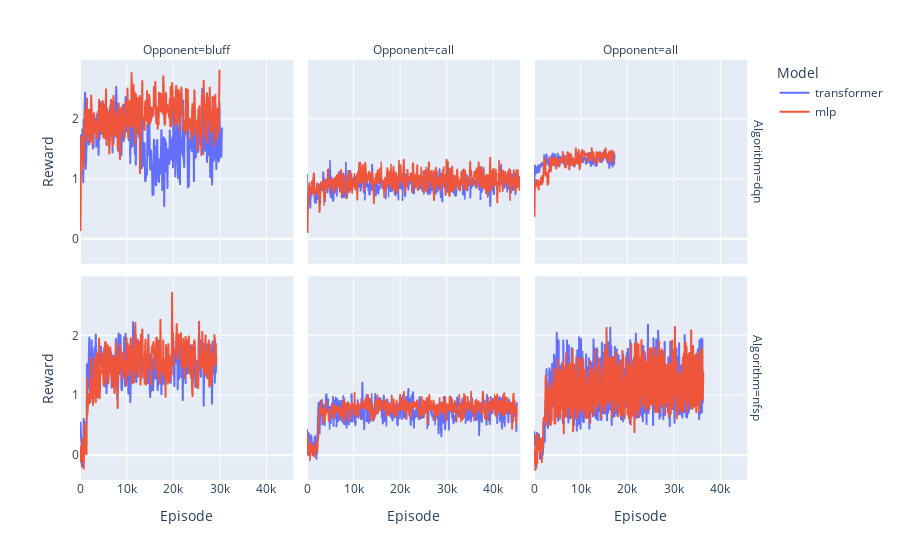

This figure's notebook cell:
### Code cell
data = df.copy()
px.line(df, x='Episode', y='Reward', color='Model', facet_row='Algorithm', facet_col='Opponent').show()

### Figure 1 — Plotly figure (JSON) as saved in the notebook; plotly's stock layout.template omitted (floating-point values rounded to 4 significant figures; data arrays with more than 128 entries replaced by an {"elided": "..."} marker saying what was removed)
{"data": [{"hovertemplate": "Model=transformer<br>Algorithm=dqn<br>Opponent=bluff<br>Episode=%{x}<br>Reward=%{y}<extra></extra>", "legendgroup": "transformer", "line": {"color": "#636efa", "dash": "solid"}, "marker": {"symbol": "circle"}, "mode": "lines", "name": "transformer", "showlegend": true, "type": "scattergl", "x": {"elided": "306 int values"}, "xaxis": "x4", "y": {"elided": "306 float values"}, "yaxis": "y4"}, {"hovertemplate": "Model=transformer<br>Algorithm=dqn<br>Opponent=call<br>Episode=%{x}<br>Reward=%{y}<extra></extra>", "legendgroup": "transformer", "line": {"color": "#636efa", "dash": "solid"}, "marker": {"symbol": "circle"}, "mode": "lines", "name": "transformer", "showlegend": false, "type": "scattergl", "x": {"elided": "458 int values"}, "xaxis": "x5", "y": {"elided": "458 float values"}, "yaxis": "y5"}, {"hovertemplate": "Model=transformer<br>Algorithm=dqn<br>Opponent=all<br>Episode=%{x}<br>Reward=%{y}<extra></extra>", "legendgroup": "transformer", "line": {"color": "#636efa", "dash": "solid"}, "marker": {"symbol": "circle"}, "mode": "lines", "name": "transformer", "showlegend": false, "type": "scattergl", "x": {"elided": "174 int values"}, "xaxis": "x6", "y": {"elided": "174 float values"}, "yaxis": "y6"}, {"hovertemplate": "Model=transformer<br>Algorithm=nfsp<br>Opponent=bluff<br>Episode=%{x}<br>Reward=%{y}<extra></extra>", "legendgroup": "transformer", "line": {"color": "#636efa", "dash": "solid"}, "marker": {"symbol": "circle"}, "mode": "lines", "name": "transformer", "showlegend": false, "type": "scattergl", "x": {"elided": "294 int values"}, "xaxis": "x", "y": {"elided": "294 float values"}, "yaxis": "y"}, {"hovertemplate": "Model=transformer<br>Algorithm=nfsp<br>Opponent=call<br>Episode=%{x}<br>Reward=%{y}<extra></extra>", "legendgroup": "transformer", "line": {"color": "#636efa", "dash": "solid"}, "marker": {"symbol": "circle"}, "mode": "lines", "name": "transformer", "showlegend": false, "type": "scattergl", "x": {"elided": "452 int values"}, "xaxis": "x2", "y": {"elided": "452 float values"}, "yaxis": "y2"}, {"hovertemplate": "Model=transformer<br>Algorithm=nfsp<br>Opponent=all<br>Episode=%{x}<br>Reward=%{y}<extra></extra>", "legendgroup": "transformer", "line": {"color": "#636efa", "dash": "solid"}, "marker": {"symbol": "circle"}, "mode": "lines", "name": "transformer", "showlegend": false, "type": "scattergl", "x": {"elided": "364 int values"}, "xaxis": "x3", "y": {"elided": "364 float values"}, "yaxis": "y3"}, {"hovertemplate": "Model=mlp<br>Algorithm=dqn<br>Opponent=bluff<br>Episode=%{x}<br>Reward=%{y}<extra></extra>", "legendgroup": "mlp", "line": {"color": "#EF553B", "dash": "solid"}, "marker": {"symbol": "circle"}, "mode": "lines", "name": "mlp", "showlegend": true, "type": "scattergl", "x": {"elided": "301 int values"}, "xaxis": "x4", "y": {"elided": "301 float values"}, "yaxis": "y4"}, {"hovertemplate": "Model=mlp<br>Algorithm=dqn<br>Opponent=call<br>Episode=%{x}<br>Reward=%{y}<extra></extra>", "legendgroup": "mlp", "line": {"color": "#EF553B", "dash": "solid"}, "marker": {"symbol": "circle"}, "mode": "lines", "name": "mlp", "showlegend": false, "type": "scattergl", "x": {"elided": "459 int values"}, "xaxis": "x5", "y": {"elided": "459 float values"}, "yaxis": "y5"}, {"hovertemplate": "Model=mlp<br>Algorithm=dqn<br>Opponent=all<br>Episode=%{x}<br>Reward=%{y}<extra></extra>", "legendgroup": "mlp", "line": {"color": "#EF553B", "dash": "solid"}, "marker": {"symbol": "circle"}, "mode": "lines", "name": "mlp", "showlegend": false, "type": "scattergl", "x": {"elided": "173 int values"}, "xaxis": "x6", "y": {"elided": "173 float values"}, "yaxis": "y6"}, {"hovertemplate": "Model=mlp<br>Algorithm=nfsp<br>Opponent=bluff<br>Episode=%{x}<br>Reward=%{y}<extra></extra>", "legendgroup": "mlp", "line": {"color": "#EF553B", "dash": "solid"}, "marker": {"symbol": "circle"}, "mode": "lines", "name": "mlp", "showlegend": false, "type": "scattergl", "x": {"elided": "294 int values"}, "xaxis": "x", "y": {"elided": "294 float values"}, "yaxis": "y"}, {"hovertemplate": "Model=mlp<br>Algorithm=nfsp<br>Opponent=call<br>Episode=%{x}<br>Reward=%{y}<extra></extra>", "legendgroup": "mlp", "line": {"color": "#EF553B", "dash": "solid"}, "marker": {"symbol": "circle"}, "mode": "lines", "name": "mlp", "showlegend": false, "type": "scattergl", "x": {"elided": "452 int values"}, "xaxis": "x2", "y": {"elided": "452 float values"}, "yaxis": "y2"}, {"hovertemplate": "Model=mlp<br>Algorithm=nfsp<br>Opponent=all<br>Episode=%{x}<br>Reward=%{y}<extra></extra>", "legendgroup": "mlp", "line": {"color": "#EF553B", "dash": "solid"}, "marker": {"symbol": "circle"}, "mode": "lines", "name": "mlp", "showlegend": false, "type": "scattergl", "x": {"elided": "365 int values"}, "xaxis": "x3", "y": {"elided": "365 float values"}, "yaxis": "y3"}], "layout": {"annotations": [{"font": {}, "showarrow": false, "text": "Opponent=bluff", "x": 0.1567, "xanchor": "center", "xref": "paper", "y": 1, "yanchor": "bottom", "yref": "paper"}, {"font": {}, "showarrow": false, "text": "Opponent=call", "x": 0.49, "xanchor": "center", "xref": "paper", "y": 1, "yanchor": "bottom", "yref": "paper"}, {"font": {}, "showarrow": false, "text": "Opponent=all", "x": 0.8233, "xanchor": "center", "xref": "paper", "y": 1, "yanchor": "bottom", "yref": "paper"}, {"font": {}, "showarrow": false, "text": "Algorithm=nfsp", "textangle": 90, "x": 0.98, "xanchor": "left", "xref": "paper", "y": 0.2425, "yanchor": "middle", "yref": "paper"}, {"font": {}, "showarrow": false, "text": "Algorithm=dqn", "textangle": 90, "x": 0.98, "xanchor": "left", "xref": "paper", "y": 0.7575, "yanchor": "middle", "yref": "paper"}], "legend": {"title": {"text": "Model"}, "tracegroupgap": 0}, "margin": {"t": 60}, "xaxis": {"anchor": "y", "domain": [0, 0.3133], "title": {"text": "Episode"}}, "xaxis2": {"anchor": "y2", "domain": [0.3333, 0.6467], "matches": "x", "title": {"text": "Episode"}}, "xaxis3": {"anchor": "y3", "domain": [0.6667, 0.98], "matches": "x", "title": {"text": "Episode"}}, "xaxis4": {"anchor": "y4", "domain": [0, 0.3133], "matches": "x", "showticklabels": false}, "xaxis5": {"anchor": "y5", "domain": [0.3333, 0.6467], "matches": "x", "showticklabels": false}, "xaxis6": {"anchor": "y6", "domain": [0.6667, 0.98], "matches": "x", "showticklabels": false}, "yaxis": {"anchor": "x", "domain": [0, 0.485], "title": {"text": "Reward"}}, "yaxis2": {"anchor": "x2", "domain": [0, 0.485], "matches": "y", "showticklabels": false}, "yaxis3": {"anchor": "x3", "domain": [0, 0.485], "matches": "y", "showticklabels": false}, "yaxis4": {"anchor": "x4", "domain": [0.515, 1], "matches": "y", "title": {"text": "Reward"}}, "yaxis5": {"anchor": "x5", "domain": [0.515, 1], "matches": "y", "showticklabels": false}, "yaxis6": {"anchor": "x6", "domain": [0.515, 1], "matches": "y", "showticklabels": false}}}
